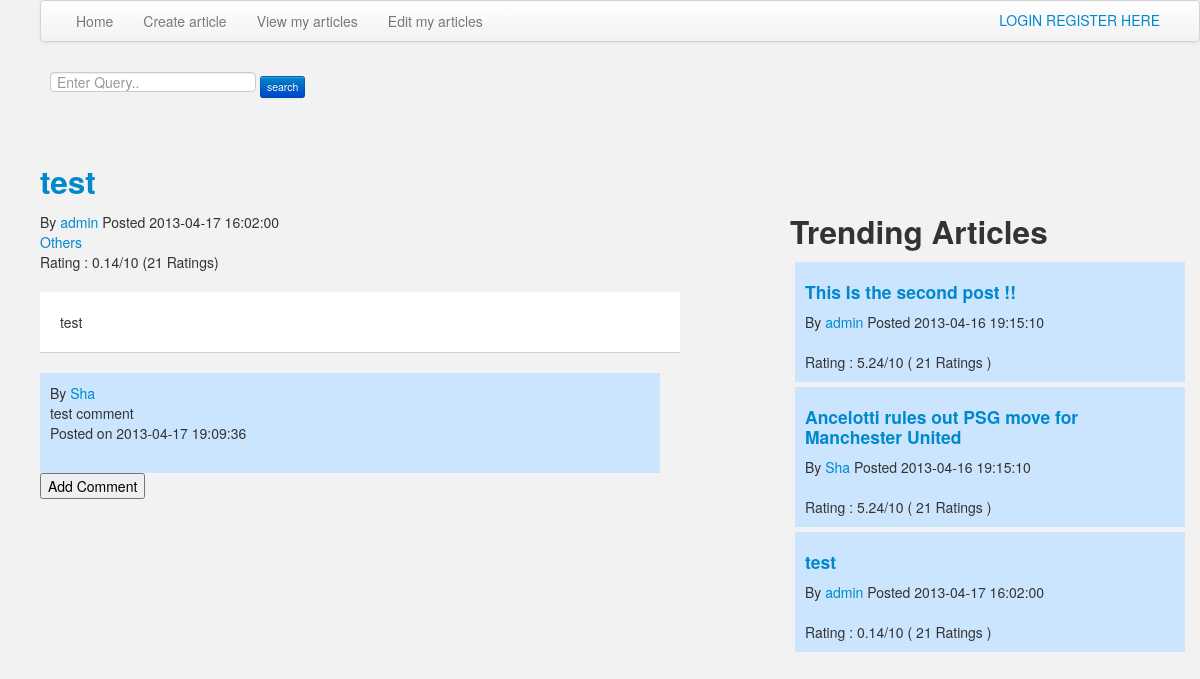
Page /article.php?id=39 on the committed database.
### tables this page shows
CREATE TABLE IF NOT EXISTS `articles` (
  `ArticleID` int(11) NOT NULL AUTO_INCREMENT,
  `Title` varchar(50) NOT NULL,
  `Description` text NOT NULL,
  `AuthorID` int(11) NOT NULL,
  `Rating` double NOT NULL DEFAULT '5',
  `NumRatings` int(11) NOT NULL DEFAULT '20',
  `Keywords` text NOT NULL,
  `Timestamp` timestamp NOT NULL DEFAULT CURRENT_TIMESTAMP,
  `Approved` int(11) NOT NULL DEFAULT '0',
  `Categories` varchar(200) NOT NULL,
  PRIMARY KEY (`ArticleID`),
  KEY `Author` (`AuthorID`),
  KEY `AuthorID` (`AuthorID`)
);

CREATE TABLE IF NOT EXISTS `users` (
  `id` int(11) NOT NULL AUTO_INCREMENT,
  `name` varchar(30) NOT NULL,
  `email` varchar(30) NOT NULL,
  `roll` int(11) NOT NULL,
  `permissions` int(11) NOT NULL,
  `password` varchar(30) NOT NULL,
  PRIMARY KEY (`id`)
);

CREATE TABLE IF NOT EXISTS `comments` (
  `CommentID` int(11) NOT NULL AUTO_INCREMENT,
  `ArticleID` int(11) NOT NULL,
  `AuthorID` int(11) NOT NULL DEFAULT '-1',
  `Comment` text NOT NULL,
  `Timestamp` timestamp NOT NULL DEFAULT CURRENT_TIMESTAMP,
  PRIMARY KEY (`CommentID`),
  KEY `ArticleID` (`ArticleID`)
);

### topArticles.php (the view)
<html>
	<div id="topArticles">
		<h2>Trending Articles</h2>
		<?php
			$sql="SELECT * FROM articles,users where articles.AuthorID=users.id and articles.Approved=1 ORDER BY Rating DESC LIMIT 5";
			$result=mysql_query($sql) or die(mysql_error());
			while($row=mysql_fetch_array($result))
			{
				echo "<div class=\"topArticles-element\">";
					echo "<h4>"."<a href='article.php?id=".$row['ArticleID']."'>".$row['Title']."</a></h4>";
					echo "By "."<a href='profile.php?p=".$row['AuthorID']."'>".$row['name']."</a> Posted ".$row['Timestamp']."<br>";
					echo "<br>Rating : ".number_format($row['Rating'],2,'.',',')."/10  ( ".$row['NumRatings']." Ratings )";
				echo "</div>";
			}
		?>
	</div>
</html>

### article.php (shortened to what this page needs)
<?php
include('functions.php');
include('header.php');
include('menu.php');
include('searchform.php');
include('topArticles.php');
?>
<?php
$sql="SELECT * FROM articles,users WHERE ArticleID=".$_GET['id']." AND users.id=articles.AuthorID ORDER BY Timestamp";
$result=mysql_query($sql);
if(mysql_num_rows($result)==0)echo "Page not found";
else
{
    $row=mysql_fetch_array($result);
    if(!isset($_SESSION['id']) || $_SESSION['id']!=$row['AuthorID'])
    {
        if($row['Approved']==1)
        {
            printArticle(($row),1);
        }
        else
        {
            echo "The article you are trying to find cannot be accessed";
        }
    }
    else if($_SESSION['id']==$row['AuthorID'])
    {
        printArticle(($row),0);
    }
}
$sql="SELECT * FROM comments comments,users where ArticleID=".$_GET['id']." AND (users.id=comments.AuthorID) ORDER BY Timestamp";
$result=mysql_query($sql) or die(mysql_error());
while($row=mysql_fetch_assoc($result))
{
    printComment($row);
}
?>
<html>
<head>
</head>
<body>
<div id='showFormButton'>
    <button onclick="showCommentForm()">Add Comment</button>
</div>
</body>
</html>

### functions.php (shortened to what this page needs)
<?php
function printArticle($row,$num)
{
    $categories=explode(" ",$row['Categories']);
	echo '<div class='.'article'.'>';
	echo "<h2>"."<a href='article.php?id=".$row['ArticleID']."'>".$row['Title']."</a></h2>";
	echo "By "."<a href='profile.php?p=".$row['AuthorID']."'>".$row['name']."</a> Posted ".$row['Timestamp']."<br>";
    foreach($categories as $category)
    {
        echo "<a href='category.php?cat=".$category."'>".$category."</a> ";
    }
    echo "<br>Rating : ".number_format($row['Rating'],2,'.',',')."/10  (".$row['NumRatings']." Ratings)<br><br>";
	echo "<div class='article-content' style=''>".nl2br($row['Description'])."</div>";
	echo '</div>';
}
function printComment($row)
{
	echo '<div class='.'comment'.'>';
	if($row['AuthorID']!=-1)echo "By "."<a href='profile.php?p=".$row['AuthorID']."'>".$row['name']."</a><br>";
	else echo "By Anonymous<br>";
	echo "<div style='word-wrap:break-word;width:600px;'>".nl2br($row['Comment'])."</div>";
	echo "Posted on ".$row['Timestamp']."<br><br>";
	echo '</div>';
}
?>

### css/styles.css (style rules this page uses)
body { padding-left:40px; }
.article-content { border-bottom:1px solid #cecece; padding: 20px; word-wrap:break-word; width:600px; background-color: #fff; }
.article { #width:60%; }
.comment { padding: 10px; word-wrap:break-word; width:600px; background-color:#cce5ff; }
#topArticles { float:right; width:400px; margin-left:100px; margin-right:10px; margin-top:6%; }
.topArticles-element { margin:5px 5px 5px 5px; background-color:#cce5ff; padding:10px; }

### rows in the picture
articles: Title "This Is the second post !!", AuthorID.name "admin", Timestamp "2013-04-16 19:15:10", Rating "5.24", NumRatings "21"
articles: Title "Ancelotti rules out PSG move for Manchester United", AuthorID.name "Sha", Timestamp "2013-04-16 19:15:10", Rating "5.24", NumRatings "21"
articles: Title "test", AuthorID.name "admin", Timestamp "2013-04-17 16:02:00", Rating "0.14", NumRatings "21", Categories "Others", Description "test"
comments: AuthorID.name "Sha", Comment "test comment", Timestamp "2013-04-17 19:09:36"
